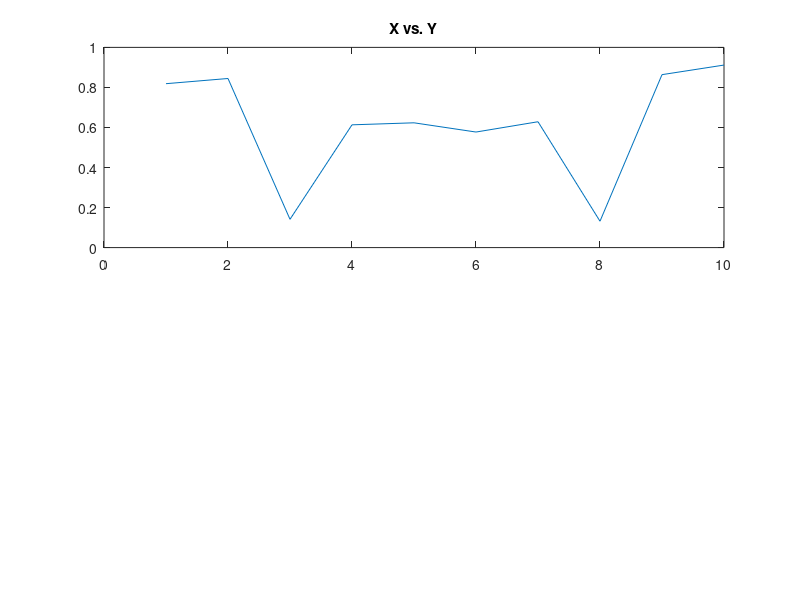

Reproduce this figure in MATLAB. (Note: this script raises an error after producing the figure.)
function h=graph_and_table(x,y,colhead,vertorhoriz,figuretitle,whichgrid)
% Creates a graph and a data table below it.
% the table is put in an activex control using
% the column labels colhead
%
% NOTE: TO SEE AN EXAMPLE OF HOW TO USE THE MICROSOFT SPREADSHEET
%       OBJECT, WHICH ALLOWS INPUTS AS WELL AS CALCULATIONS, SEE
%       MY EXAMPLE CALLED "SPREADSHEET.M" WHICH IS AVAILABLE ON
%       THE MATHWORKS FILE EXCHANGE: 
%           http://www.mathworks.com/matlabcentral/fileexchange
%
% This function is meant to be an example for CSSM and not
% to be used as is.
%
% It is meant to demonstrate ActiveX grid usage and works with
% MSFLEXGRID (which comes with Windows and doesn't allow editing)
% and SIMPLE GRID (which is available for free at 
% http://adfsoft.hypermart.net/sgrid/ ).
%
% Use 'SGRID' for the whichgrid parameter to use
% simple grid, but you must first you must download it from the above
% website and register it.  To register, find sgrid.ocx by clicking on
% the windows start button and selecting "find".  Change your directory  
% to its directory and  type "regsvr32 sgrid.ocx"
%
%  ___________________      ____________________ 
% |        /\         |    |    /\   |  X   Y  ##
% |   /\  /  \/\     /|    |    ||  ||  1  1.0 ##
% |  /  \/      \_/\/ |    ||\  ||/\||  2  1.5 ##
% |_/_________________|    || | |  |||  3  2.0 ##
% |  X   Y           ||    || |/     |  4  1.6 ##
% |  1  1.0          ||    ||        |  5  2.0 ||
% |  2  1.5          ##    |         |  6  2.5 ||
% |__3__2.0__________||    |_________|__7__2.3_||
%
%    horizontal split           vertical split
%
% INPUTS       DESCRIPTION              DEFAULT VALUE
% x            x data                   [1:10]
% y            y data                    rand(size(x));
% colhead      table header              {'X','Y'};
% vertorhoriz  vert or horiz split       0 %(vertical)
% figuretitle  figure title              'graph_and_table'
% whichgrid    MSFlexGrid or Simple Grid 'MSFlexGrid'
%
% OUTPUTS:
% h.fig   handle to figure
% h.graph handle to graph
% h.line  handle to data line
% h.grid  handle to grid object
%
% USAGE:
% x=1:10;
% y=rand(size(x));
% colhead={'X','Y'};
% vertorhoriz=0; % vertical
% figuretitle='graph_and_table';
% h=graph_and_table(x,y,colhead,vertorhoriz,figuretitle);
% vertorhoriz=1; % horizontal
% h=graph_and_table(x,y,colhead,vertorhoriz,figuretitle);
% h=graph_and_table(x,y,colhead,vertorhoriz,figuretitle,'SGRID');
%
% See also: SPREADSHEET on the MATLAB File Exchange
% 
% IT'S NOT FANCY, BUT IT WORKS

% Michael Robbins, CFA
% robbins@us.cibc.com
% michael.robbins@us.cibc.com

if nargin<1 x=1:10; end;
if nargin<2 y=rand(size(x)); end;
if nargin<3 colhead={'X','Y'}; end;
if nargin<4  vertorhoriz=0; end; %(vertical)
if nargin<5  figuretitle='graph_and_table'; end;
if nargin<6  whichgrid='MSFLEXGRID'; end;

% name of the ActiveX control

switch upper(whichgrid)
	% MSFLEXGRID comes with Windows, but the grid doesn't permit
	% data entry
	case 'MSFLEXGRID', progid = 'MSFlexGridLib.MSFlexGrid.1';
	% Simple Grid is available at http://adfsoft.hypermart.net/sgrid/
	% and is freeware
	case 'SGRID', progid = 'SGRID.SgCtrl.1';
	% THESE DON'T SEEM TO WORK WELL
	%	progid = 'TranscendGridCtl.TranscendGrid';
	%	progid = 'EasyGrid.SGCtrl.32';
	%	progid = 'GridDTC.Grid';
	%	progid = 'MSGrid.Grid';
	%	progid = 'ubGridXControl.ubGridx';
end;

% Some grids have different properties than others
switch progid
    case 'MSFlexGridLib.MSFlexGrid.1',
        FONTS='CellFontName';
        NCOL='Cols';
        NROW='Rows';
        LABEL=1;
    case 'SGRID.SgCtrl.1',
        FONTS='Font';
        NCOL='LastCol'; 
        NROW='LastRow';
        LABEL=0;
    otherwise,
        FONTS='CellFontName';
        NCOL='Cols';
        NROW='Rows';
        LABEL=1;
end;


% we need to pump the data in by a for loop, which is going to take
% some time. therefore, turn visibility off until we are all
% setup.
h.fig = figure(...
    'Name',figuretitle,...
    'NumberTitle','off',...
    'Resize','off',...
    'Visible','off',...
    'Menubar','none');

% plot graph
if vertorhoriz
    h.graph=subplot(1,2,1);
else
    h.graph=subplot(2,1,1);
end;
h.line=plot(x,y);
if length(colhead)>1
    title(sprintf('%s vs. %s',colhead{1},colhead{2}));
end;

% grid position
if vertorhoriz
    htemp=subplot(1,2,2);
else
    htemp=subplot(2,1,2);
end;
set(htemp,'Units','pixels')
gposition=get(htemp,'Position');
delete(htemp);


% instantiate our control
h.grid = actxcontrol(...
    progid, gposition, h.fig);

data = [x(:) y(:)];
[L,W]=size(data);

% grow the number of rows and cols
set(h.grid,NROW,L+LABEL);
set(h.grid,NCOL,W+LABEL);

if LABEL
    % set the row data
    set(h.grid,'Col',0);
    for i = 1:L
        set(h.grid,'Row',i);
        set(h.grid,'Text',['#' num2str(i)]);
        set(h.grid,FONTS,'CourierNew');
    end;
    
    % label columns
    for i=1:length(colhead)
        set(h.grid,'Row',0);
        set(h.grid,'Col',i);
        set(h.grid,'Text',colhead{i});
        set(h.grid, FONTS,'CourierNew');
    end;
end;

% now pump in the data...
data = rand(14,2);
for j = 1:W
    set(h.grid,'Col',j);
    for i = 1:L
        set(h.grid,'Row',i);
        set(h.grid,'Text',sprintf('%7.5f',data(i,j)));
        set(h.grid,FONTS,'CourierNew');
    end;
end

% now that all of the data is in, make the figure visible
set(h.fig,'Visible','on');
